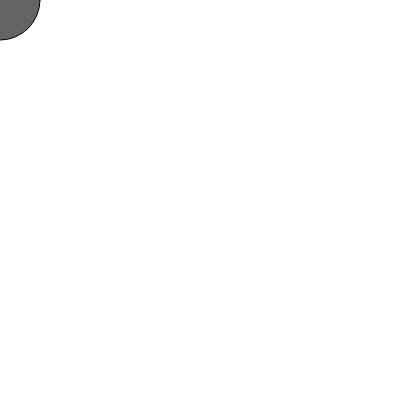
Frame 1 (no input)
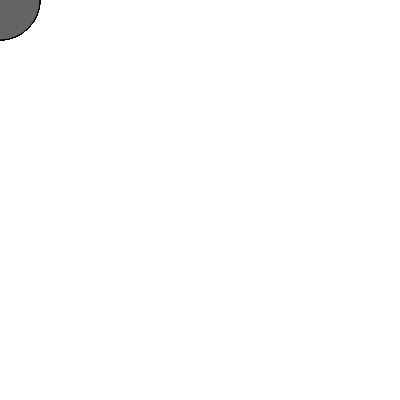
Frame 60 (no input)
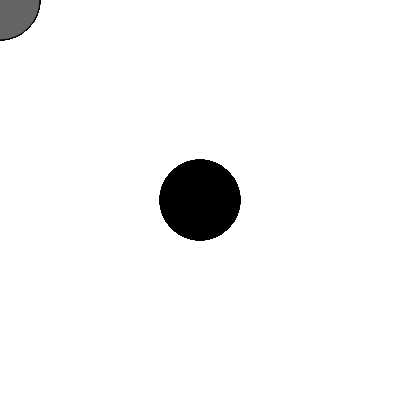
Frame 120 (the mouse pressed at the canvas centre since frame 60)

The p5.js sketch that drew these frames (run headless with seeded random() and noise() and a simulated clock; from frame 60 on, the mouse is pressed at the canvas centre):

// p5.js sketch
// ── sketch.js
function setup() {
  createCanvas(400, 400);
}

function draw() {
  if (mouseIsPressed) {
    fill(0);
  } else {
    fill(100);
  }
  ellipse(mouseX, mouseY, 80, 80);
}
